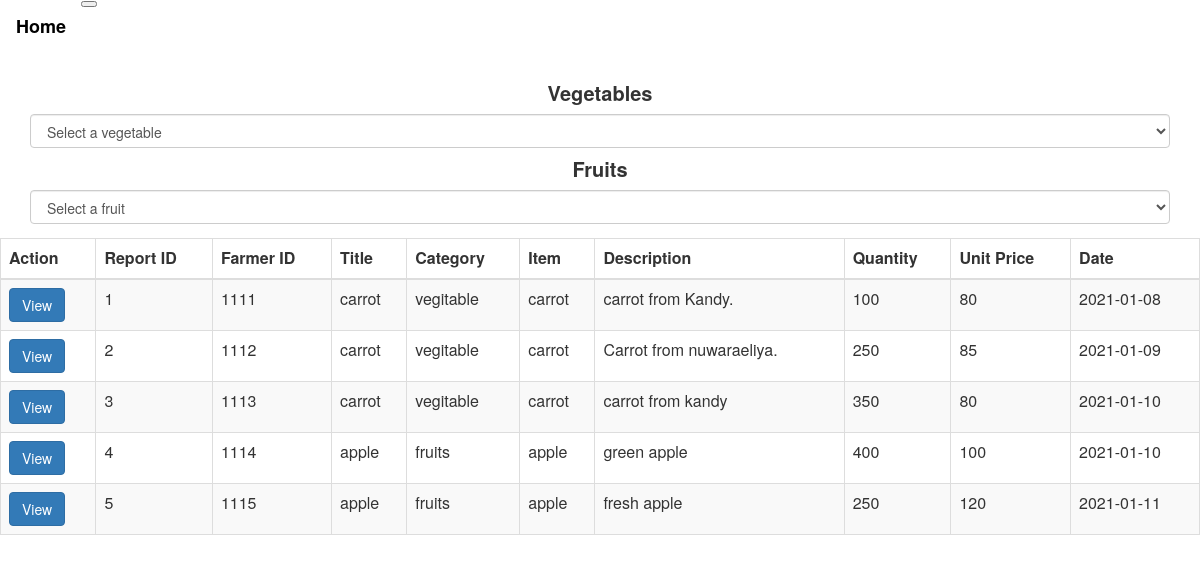
The page /webproject/web.php on the database its author committed.
### tables this page shows
CREATE TABLE `famtab` (
  `Report_ID` int(10) NOT NULL,
  `Farmer_ID` int(10) NOT NULL,
  `Title` varchar(50) NOT NULL,
  `Category` varchar(25) NOT NULL,
  `Item` varchar(25) NOT NULL,
  `Description` varchar(100) NOT NULL,
  `Image` text NOT NULL,
  `Quantity` float NOT NULL,
  `Unit_Price` float NOT NULL,
  `Latitude` float NOT NULL,
  `Longitude` float NOT NULL,
  `Date` date DEFAULT NULL
);

### webproject/web.php (the view, shortened to what this page needs)
<html>
<head>
    <link rel="stylesheet" href="https://maxcdn.bootstrapcdn.com/bootstrap/3.3.6/css/bootstrap.min.css" />
</head>
<body>
    <nav class="navbar navbar-expand-lg navbar-dark bg-dark">
        <div class="container-fluid">
            <a class="navbar-brand" style="font-weight: bold; color:#000;
            font-size:18px;" href="#">Home</a>
            <button class="navbar-toggler" type="button" data-bs-toggle="collapse" data-bs-target="#navbarSupportedContent" aria-controls="navbarSupportedContent" aria-expanded="false" aria-label="Toggle navigation">
            </button>
        </div>
    </nav>
    <div id="main">
        <form>
            <div id="A">
                <div id="B">
                    <div class="container">
                        <h5 style="text-align: center;font-weight:bold;font-size:20px">Vegetables</h5>
                        <div>
                            <div>
                                <select class="form-control form-control-lg" aria-label="Default select example" id="sampleRecipientInput1">
                                    <option selected>Select a vegetable</option>
                                </select>
                            </div>
                        </div>
                    </div>
                    <div class="container">
                    <h5 style="text-align: center;font-weight:bold;font-size:20px">Fruits</h5>
                        <div>
                            <div>
                                <select class="form-control form-control-lg" aria-label="Default select example" id="sampleRecipientInput2">
                                    <option selected>Select a fruit</option>
                                </select>
                            </div>
                        </div>
                    </div>
                </div>
            </div>
    </div>
    <div id="show-table">
        <?php include_once('connection.php'); ?>
        <div class="table-responsive">
            <table class="table table-dark table-striped table-hover table-bordered">
                <thead>
                    <tr>
                    <th>Action</th>
                        <th>Report ID</th>
                        <th>Farmer ID</th>
                        <th>Title</th>
                        <th>Category</th>
                        <th>Item</th>
                        <th>Description</th>
                        <th>Quantity</th>
                        <th>Unit Price</th>
                        <th>Date</th>
                    </tr>
                    <thead>
                    <tbody>
                        <?php
                        $sql = "SELECT * FROM famtab";
                        $result = $con->query($sql);
                        if ($result->num_rows > 0) {
                            while ($row = mysqli_fetch_assoc($result)) { ?>
                                <tr>
                                <td><input type="button" name="view" value="View" id="<?php echo $row["Report_ID"]; ?>" class="btn btn-primary btn-md view_data" /></td>
                                    <td id="ReportId"> <?php echo $row['Report_ID'] ?> </td>
                                    <td id="FarmerId"> <?php echo $row['Farmer_ID'] ?></td>
                                    <td id="Title"> <?php echo $row['Title'] ?></td>
                                    <td id="Category"> <?php echo $row['Category'] ?></td>
                                    <td id="Item"> <?php echo $row['Item'] ?></td>
                                    <td id="Description"> <?php echo $row['Description'] ?></td>
                                    <td id="Quantity"> <?php echo $row['Quantity'] ?></td>
                                    <td id="UnitPrice"> <?php echo $row['Unit_Price'] ?></td>
                                    <td id="Date"> <?php echo $row['Date'] ?></td>
                                </tr>
                            <?php } ?>
                    </tbody>
            </table>
        </div>
    <?php
                        } else {
                            echo "0 results";
                        }
    ?>
    </div>
</body>
</html>

### rows shown on the page
famtab: Report_ID "1", Farmer_ID "1111", Title "carrot", Category "vegitable", Item "carrot", Description "carrot from Kandy.", Quantity "100", Unit_Price "80", Date "2021-01-08"
famtab: Report_ID "2", Farmer_ID "1112", Title "carrot", Category "vegitable", Item "carrot", Description "Carrot from nuwaraeliya.", Quantity "250", Unit_Price "85", Date "2021-01-09"
famtab: Report_ID "3", Farmer_ID "1113", Title "carrot", Category "vegitable", Item "carrot", Description "carrot from kandy", Quantity "350", Unit_Price "80", Date "2021-01-10"
famtab: Report_ID "4", Farmer_ID "1114", Title "apple", Category "fruits", Item "apple", Description "green apple", Quantity "400", Unit_Price "100", Date "2021-01-10"
famtab: Report_ID "5", Farmer_ID "1115", Title "apple", Category "fruits", Item "apple", Description "fresh apple", Quantity "250", Unit_Price "120", Date "2021-01-11"
